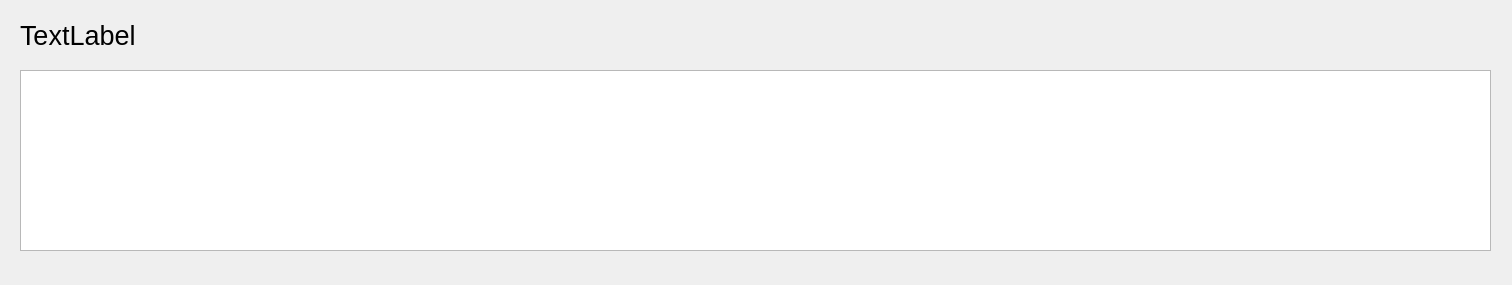
<?xml version="1.0" encoding="UTF-8"?>
<ui version="4.0">
 <class>MainWindow</class>
 <widget class="QMainWindow" name="MainWindow">
  <property name="geometry">
   <rect>
    <x>0</x>
    <y>0</y>
    <width>1512</width>
    <height>285</height>
   </rect>
  </property>
  <property name="windowTitle">
   <string>Scanned Item List</string>
  </property>
  <widget class="QWidget" name="centralwidget">
   <widget class="QListWidget" name="listWidget">
    <property name="geometry">
     <rect>
      <x>20</x>
      <y>70</y>
      <width>1471</width>
      <height>181</height>
     </rect>
    </property>
    <property name="sizeIncrement">
     <size>
      <width>0</width>
      <height>0</height>
     </size>
    </property>
    <property name="font">
     <font>
      <pointsize>12</pointsize>
     </font>
    </property>
    <property name="sizeAdjustPolicy">
     <enum>QAbstractScrollArea::AdjustToContents</enum>
    </property>
    <property name="resizeMode">
     <enum>QListView::Adjust</enum>
    </property>
   </widget>
   <widget class="QLabel" name="label">
    <property name="geometry">
     <rect>
      <x>20</x>
      <y>20</y>
      <width>1471</width>
      <height>31</height>
     </rect>
    </property>
    <property name="font">
     <font>
      <pointsize>20</pointsize>
     </font>
    </property>
    <property name="text">
     <string>TextLabel</string>
    </property>
   </widget>
  </widget>
 </widget>
 <resources/>
 <connections/>
</ui>
